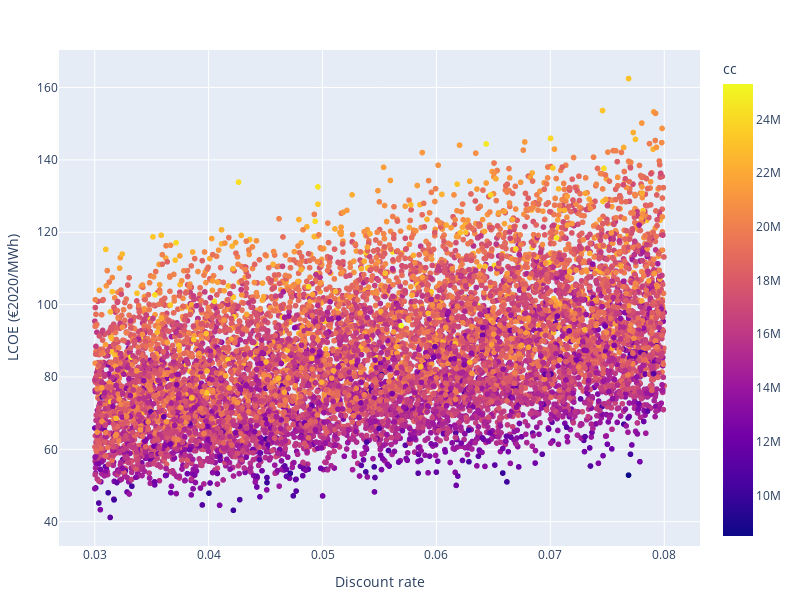

Notebook code for this chart:
### Markdown cell above
# Plotting

### Code cell
fig = px.scatter(df, x="dr", y="lcoe", color="cc", log_x=False)
fig.update_xaxes(title="Discount rate")
fig.update_yaxes(title="LCOE (€2020/MWh)")
    
fig.update_layout(width=800,height=600,margin=dict(l=50,r=50,b=30,t=50))

fig.show()
df

### Figure 1 — Plotly figure (JSON) as saved in the notebook; plotly's stock layout.template omitted (floating-point values rounded to 4 significant figures; data arrays with more than 128 entries replaced by an {"elided": "..."} marker saying what was removed)
{"data": [{"hovertemplate": "dr=%{x}<br>lcoe=%{y}<br>cc=%{marker.color}<extra></extra>", "legendgroup": "", "marker": {"color": {"elided": "10000 float values"}, "coloraxis": "coloraxis", "symbol": "circle"}, "mode": "markers", "name": "", "showlegend": false, "type": "scattergl", "x": {"elided": "10000 float values"}, "xaxis": "x", "y": {"elided": "10000 float values"}, "yaxis": "y"}], "layout": {"coloraxis": {"colorbar": {"title": {"text": "cc"}}, "colorscale": [[0, "#0d0887"], [0.1111, "#46039f"], [0.2222, "#7201a8"], [0.3333, "#9c179e"], [0.4444, "#bd3786"], [0.5556, "#d8576b"], [0.6667, "#ed7953"], [0.7778, "#fb9f3a"], [0.8889, "#fdca26"], [1, "#f0f921"]]}, "height": 600, "legend": {"tracegroupgap": 0}, "margin": {"b": 30, "l": 50, "r": 50, "t": 50}, "width": 800, "xaxis": {"anchor": "y", "autorange": true, "domain": [0, 1], "range": [0.02686, 0.08314], "title": {"text": "Discount rate"}, "type": "linear"}, "yaxis": {"anchor": "x", "autorange": true, "domain": [0, 1], "range": [33.28, 170.4], "title": {"text": "LCOE (€2020/MWh)"}, "type": "linear"}}}
